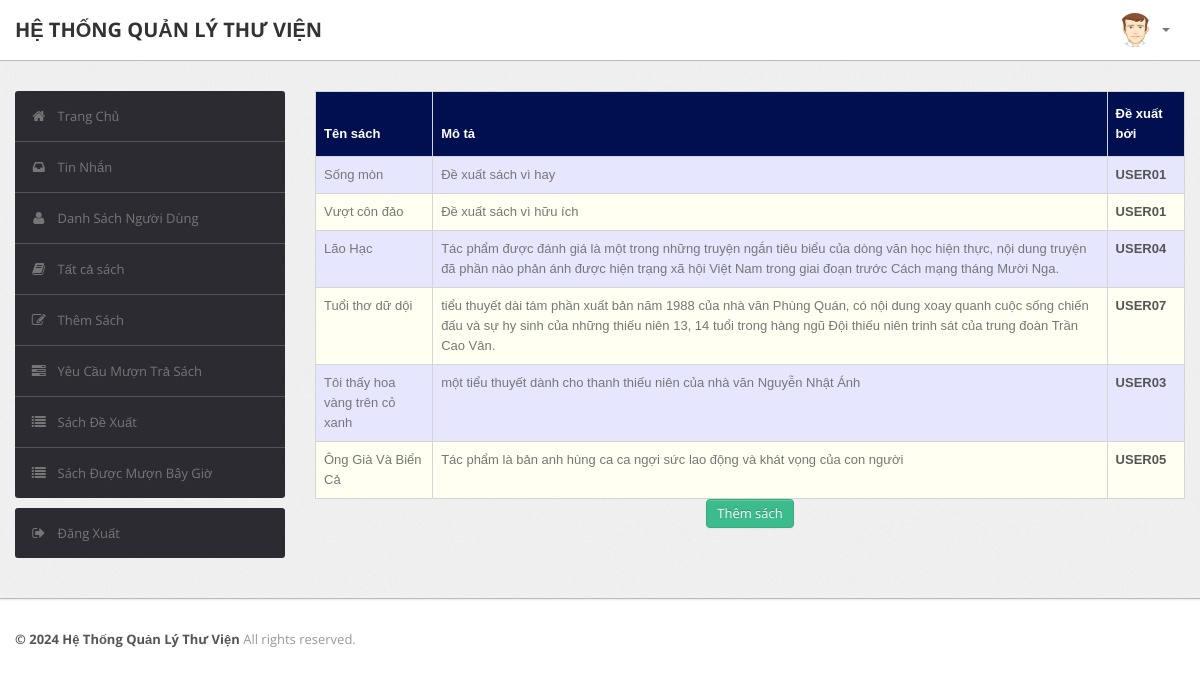
The app's page /admin/recommendations.php (signed in), older data.
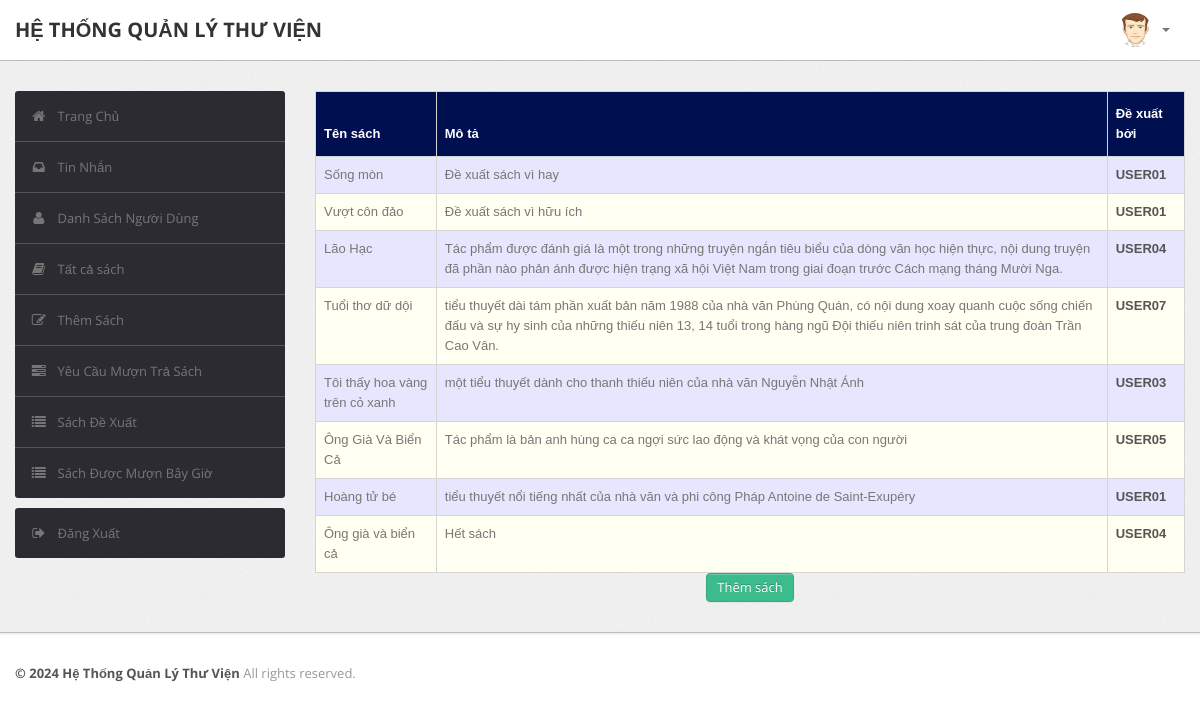
The same page, newer data.
### tables this page shows
CREATE TABLE `recommendations` (
  `R_ID` int(10) NOT NULL,
  `Book_Name` varchar(50) DEFAULT NULL,
  `Description` varchar(255) DEFAULT NULL,
  `RollNo` varchar(50) DEFAULT NULL
);

### admin/recommendations.php (the view, shortened to what this page needs)
<?php
require('dbconn.php');
?>
<?php
if ($_SESSION['RollNo']) {
    ?>
<!DOCTYPE html>
<html lang="en">
    <head>
        <link type="text/css" href="bootstrap/css/bootstrap.min.css" rel="stylesheet">
        <link type="text/css" href="bootstrap/css/bootstrap-responsive.min.css" rel="stylesheet">
        <link type="text/css" href="css/theme.css" rel="stylesheet">
        <link type="text/css" href="images/icons/css/font-awesome.css" rel="stylesheet">
    </head>
    <body>
        <div class="navbar navbar-fixed-top">
            <div class="navbar-inner">
                <div class="container">
                        <a class="brand" href="index.php">HỆ THỐNG QUẢN LÝ THƯ VIỆN </a>
                    <div class="nav-collapse collapse navbar-inverse-collapse">
                        <ul class="nav pull-right">
                            <li class="nav-user dropdown"><a href="#" class="dropdown-toggle" data-toggle="dropdown">
                                <img src="images/user.png" class="nav-avatar" />
                                <b class="caret"></b></a>
                            </li>
                        </ul>
                    </div>
                </div>
            </div>
        </div>
        <div class="wrapper">
            <div class="container">
                <div class="row">
                    <div class="span3">
                        <div class="sidebar">
                            <ul class="widget widget-menu unstyled">
                                <li class="active"><a href="index.php"><i class="menu-icon icon-home"></i>Trang Chủ
                                </a></li>
                                 <li><a href="message.php"><i class="menu-icon icon-inbox"></i>Tin Nhắn</a>
                                </li>
                                <li><a href="student.php"><i class="menu-icon icon-user"></i>Danh Sách Người Dùng </a>
                                </li>
                                <li><a href="book.php"><i class="menu-icon icon-book"></i>Tất cả sách </a></li>
                                <li><a href="addbook.php"><i class="menu-icon icon-edit"></i>Thêm Sách </a></li>
                                <li><a href="requests.php"><i class="menu-icon icon-tasks"></i>Yêu Cầu Mượn Trả Sách </a></li>
                                <li><a href="recommendations.php"><i class="menu-icon icon-list"></i>Sách Đề Xuất </a></li>
                                <li><a href="current.php"><i class="menu-icon icon-list"></i>Sách Được Mượn Bây Giờ </a></li>
                            </ul>
                            <ul class="widget widget-menu unstyled">
                                <li><a href="logout.php"><i class="menu-icon icon-signout"></i>Đăng Xuất </a></li>
                            </ul>
                        </div>
                    </div>
                    <div class="span9">
                        <table class="table" id = "tables">
                                  <thead>
                                    <tr>
                                      <th>Tên sách</th>
                                      <th>Mô tả</th>
                                      <th>Đề xuất bởi</th>
                                    </tr>
                                  </thead>
                                  <tbody>
                                    <?php
                            $sql="select * from LMS.recommendations";
                            $result=$conn->query($sql);
                            while($row=$result->fetch_assoc())
                            {
                                $bookname=$row['Book_Name'];
                                $description=$row['Description'];
                                $rollno=$row['RollNo'];
                            ?>
                                    <tr>
                                      <td><?php echo $bookname ?></td>
                                      <td><?php echo $description?></td>
                                      <td><b><?php echo strtoupper($rollno)?></b></td>
                                    </tr>
                               <?php } ?>
                               </tbody>
                                </table>
                                <center>
                                <a href="addbook.php" class="btn btn-success">Thêm sách</a></center>
                    </div>
                </div>
            </div>
        </div>
<div class="footer">
            <div class="container">
                <b class="copyright">&copy; 2024 Hệ Thống Quản Lý Thư Viện </b>All rights reserved.
            </div>
        </div>
    </body>
</html>
<?php }
else {
    echo "<script type='text/javascript'>alert('Access Denied!!!')</script>";
} ?>

Row changes from the older to the newer data that the page shows:
added recommendations: Book_Name "Hoàng tử bé", Description "tiểu thuyết nổi tiếng nhất của nhà văn và phi công Pháp Antoine de Saint-Exupéry", RollNo "USER01"
added recommendations: Book_Name "Ông già và biển cả", Description "Hết sách", RollNo "USER04"
